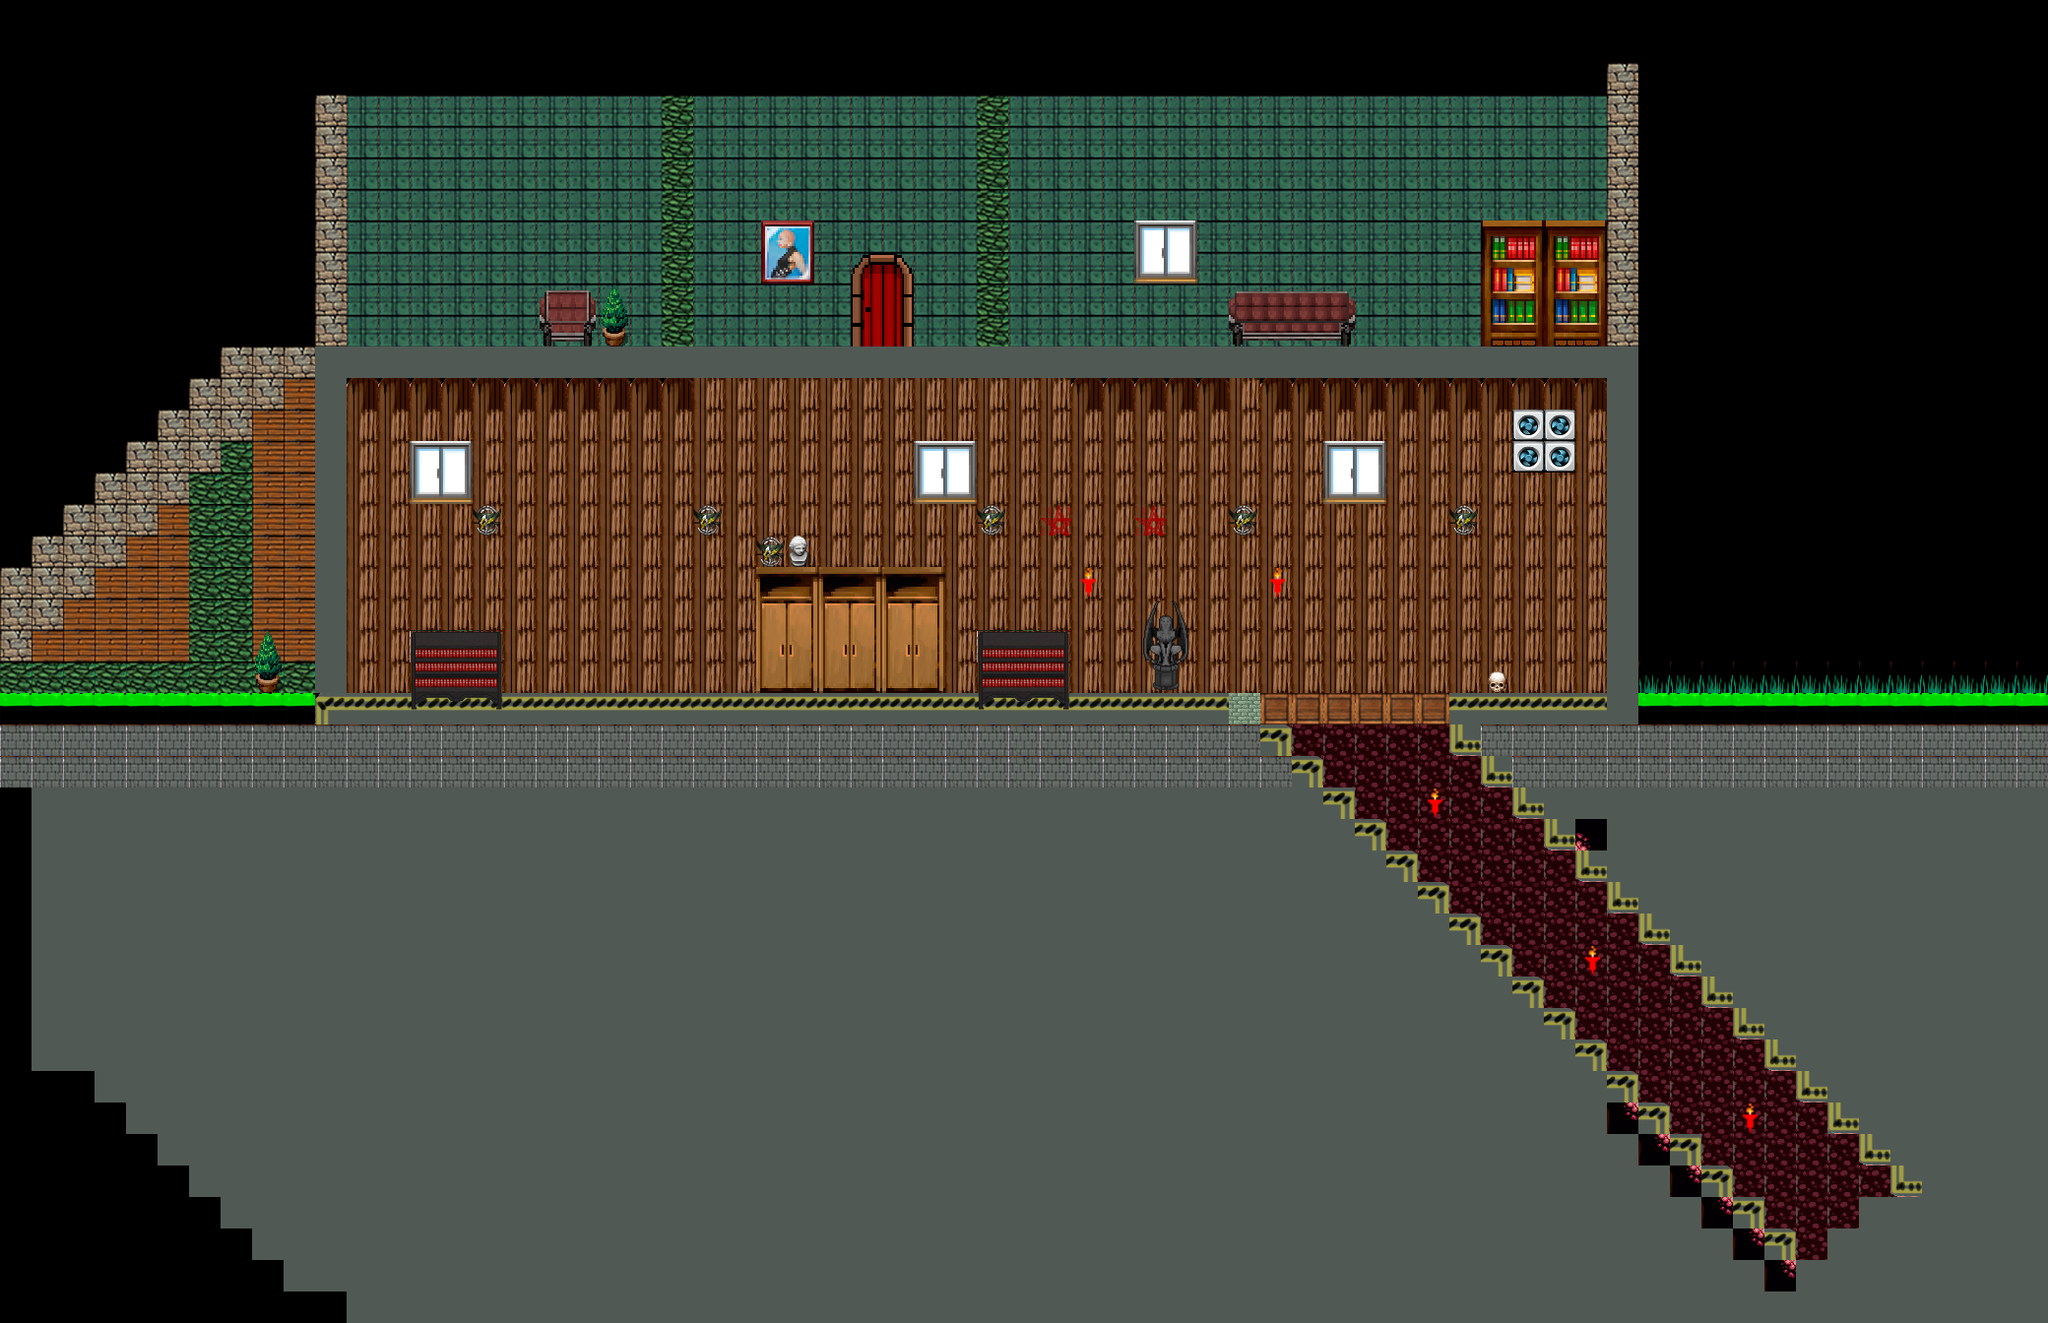

The image is a tile-based game level rendered from a .tmx file. Its description and source (layers, tilesets, objects; grid data summarised) follow:
An orthogonal 65x42 tile map with 32x32 px tiles, 3 tile layers (wrapper, ground, torches) and 22 objects (20x solid, player_spawn, next_level).

<map version="1.0" orientation="orthogonal" renderorder="right-down" width="65" height="42" tilewidth="32" tileheight="32" nextobjectid="181">
 <tileset firstgid="1" name="tiles" tilewidth="32" tileheight="32" tilecount="400" columns="20">
  <image source="tiles2.png" width="640" height="640" />
 </tileset>
 <layer name="wrapper" width="65" height="42">
  <data>[2730 cells, 1850 non-empty, 17 distinct tile ids]</data>
 </layer>
 <layer name="ground" width="65" height="42">
  <data>[2730 cells, 390 non-empty, 14 distinct tile ids]</data>
 </layer>
 <layer name="torches" width="65" height="42">
  <data>[2730 cells, 233 non-empty, 80 distinct tile ids]</data>
 </layer>
 <objectgroup name="solids">
  <object id="3" name="solid" x="314" y="504" width="38" height="238" />
  <object id="4" name="solid" x="316" y="706" width="963.333" height="40" />
  <object id="5" name="solid" x="1632.67" y="355.333" width="30" height="383.333" />
  <object id="7" name="solid" x="1470.33" y="706" width="187.333" height="32" />
  <object id="8" name="solid" x="1216.33" y="737.333" width="93.9997" height="106" />
  <object id="10" name="solid" x="1247" y="769" width="93.9997" height="106" />
  <object id="11" name="solid" x="1279.67" y="802.333" width="93.9997" height="106" />
  <object id="12" name="solid" x="1311.67" y="834.333" width="93.9997" height="106" />
  <object id="13" name="solid" x="1343" y="866.333" width="93.9997" height="106" />
  <object id="14" name="solid" x="1375" y="899" width="93.9997" height="106" />
  <object id="15" name="solid" x="1407.67" y="931" width="93.9997" height="106" />
  <object id="16" name="solid" x="1437" y="963" width="93.9997" height="106" />
  <object id="17" name="solid" x="1470.33" y="995" width="93.9997" height="106" />
  <object id="18" name="solid" x="1503" y="1027" width="93.9997" height="106" />
  <object id="23" name="solid" x="1473.67" y="724.667" width="69.9997" height="41.6667" />
  <object id="24" name="solid" x="1505.67" y="738.333" width="69.9997" height="60.6667" />
  <object id="25" name="solid" x="1538.33" y="769.667" width="69.9997" height="60.6667" />
  <object id="26" name="solid" x="1568.33" y="800.333" width="69.9997" height="60.6667" />
  <object id="27" name="solid" x="1603" y="835" width="69.9997" height="60.6667" />
  <object id="28" name="solid" x="1634.33" y="863" width="69.9997" height="60.6667" />
 </objectgroup>
 <objectgroup name="spawns">
  <object id="6" name="player_spawn" x="474.667" y="591" width="28" height="28" />
 </objectgroup>
 <objectgroup name="level">
  <object id="36" name="next_level" x="1591.34" y="884.663" width="86.6667" height="170.5" />
 </objectgroup>
 <objectgroup name="bonuses_random_spawn" />
 <objectgroup name="bonuses_heath_spawn" />
 <objectgroup name="bonuses_ak_ammo_spawn" />
 <objectgroup name="bonuses_shootgun_ammo_spawn" />
</map>